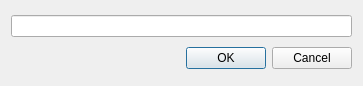
<?xml version="1.0" encoding="UTF-8"?>
<ui version="4.0">
 <class>CommentDialog</class>
 <widget class="QDialog" name="CommentDialog">
  <property name="geometry">
   <rect>
    <x>0</x>
    <y>0</y>
    <width>363</width>
    <height>86</height>
   </rect>
  </property>
  <property name="windowTitle">
   <string>Dialog</string>
  </property>
  <layout class="QVBoxLayout" name="verticalLayout">
   <item>
    <widget class="QLineEdit" name="commentEdit"/>
   </item>
   <item>
    <widget class="QDialogButtonBox" name="buttonBox">
     <property name="orientation">
      <enum>Qt::Horizontal</enum>
     </property>
     <property name="standardButtons">
      <set>QDialogButtonBox::Cancel|QDialogButtonBox::Ok</set>
     </property>
    </widget>
   </item>
  </layout>
 </widget>
 <resources/>
 <connections>
  <connection>
   <sender>buttonBox</sender>
   <signal>accepted()</signal>
   <receiver>CommentDialog</receiver>
   <slot>accept()</slot>
   <hints>
    <hint type="sourcelabel">
     <x>248</x>
     <y>254</y>
    </hint>
    <hint type="destinationlabel">
     <x>157</x>
     <y>274</y>
    </hint>
   </hints>
  </connection>
  <connection>
   <sender>buttonBox</sender>
   <signal>rejected()</signal>
   <receiver>CommentDialog</receiver>
   <slot>reject()</slot>
   <hints>
    <hint type="sourcelabel">
     <x>316</x>
     <y>260</y>
    </hint>
    <hint type="destinationlabel">
     <x>286</x>
     <y>274</y>
    </hint>
   </hints>
  </connection>
 </connections>
</ui>
